Frame 1 (no input): blank canvas, image omitted
Frame 60 (the mouse pressed at the canvas centre just before this capture): blank canvas, image omitted
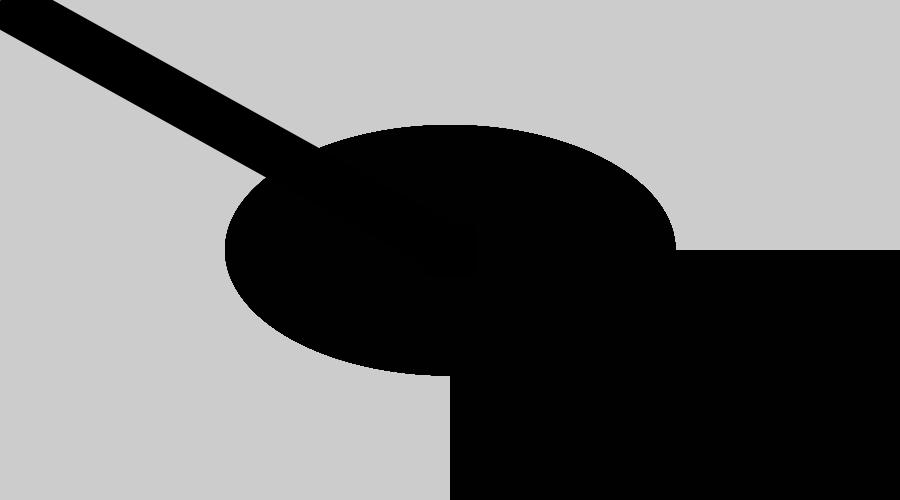
Frame 120 (the mouse held since frame 60 and released just before this capture)

The Processing sketch whose frames 1 and 60 were blank and that drew this single picture after the mouse press (run headless with seeded random() and noise(); from frame 60 on, the mouse is pressed at the canvas centre):

// Processing sketch: processing_44836
// ── processing_44836.pde

void setup(){
size (900,500);
fill(0,102);
smooth();


}
void draw(){
float weight = dist(mouseX,mouseY,pmouseX,pmouseY);
strokeWeight(weight/10);
rect(mouseX,mouseY,pmouseX,pmouseY);
ellipse(mouseX,mouseY,pmouseX,pmouseY);
triangle(mouseX,mouseY,pmouseX,pmouseY,pmouseX,pmouseY);
}
